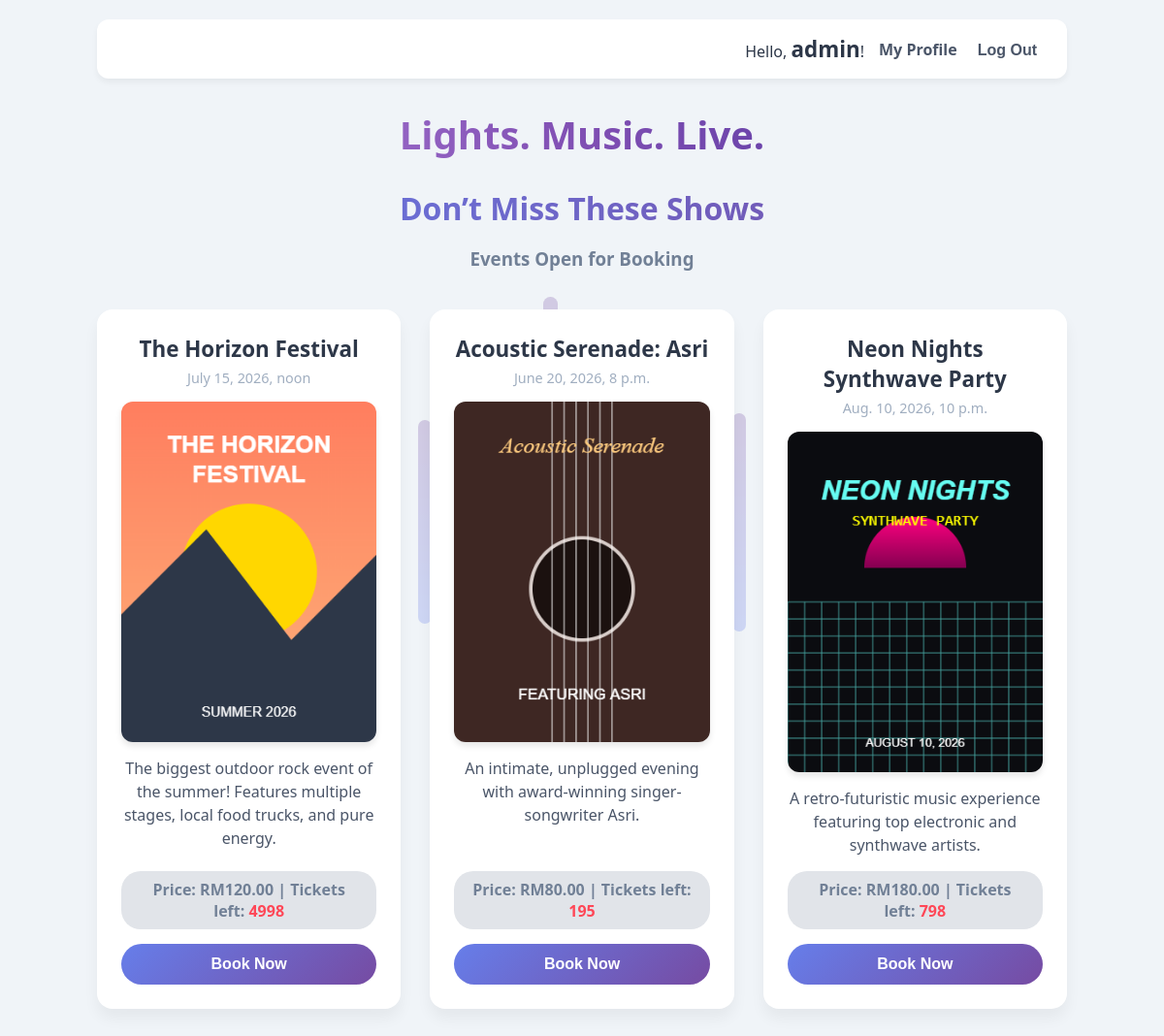
The app's page / (signed in) with its own data.
### booking/models.py (models this page shows, shortened)
class Concert(models.Model):
    title = models.CharField(max_length=200)
    description = models.TextField()
    date = models.DateTimeField()
    available_tickets = models.IntegerField()
    price = models.DecimalField(max_digits=8, decimal_places=2)
    poster = models.ImageField(upload_to='concert_posters/', blank=True, null=True)

### booking/views.py (the view)
# urls.py: path('', views.concert_list, name='concert_list'),
def concert_list(request):
    concerts = Concert.objects.all()
    return render(request, 'booking/concert_list.html', {'concerts': concerts})

### booking/templates/booking/concert_list.html (shortened to what this page needs)
<!DOCTYPE html>
<html>
<head>
</head>
<body>
    <div class="soundwave-center-bg">
        <span style="--h: 140px; --d: 0.4s;"></span>
        <span style="--h: 150px; --d: 0.4s;"></span>
    </div>
    <div class="nav-bar">
        {% if user.is_authenticated %}
            <span>Hello, <strong>{{ user.username }}</strong>!</span>
            <a href="{% url 'profile' %}">My Profile</a>
            <form method="POST" action="{% url 'logout' %}" style="margin: 0;">
                <button type="submit">Log Out</button>
            </form>
        {% else %}
            <a href="{% url 'login' %}">Log In</a>
            <a href="{% url 'register' %}">Register</a>
        {% endif %}
    </div>
    <h1>Lights. Music. Live.</h1>
    <h2>Don’t Miss These Shows</h2>
    <h3>Events Open for Booking</h3>
    <ul>
        {% for concert in concerts %}
            <li>
                <strong>{{ concert.title }}</strong>
                <div class="date">{{ concert.date }}</div>
                {% if concert.poster %}
                    <img src="{{ concert.poster.url }}" alt="{{ concert.title }} Poster" style="max-width: 100%; border-radius: 12px; box-shadow: 0 4px 6px rgba(0,0,0,0.1);">
                {% endif %}
                <em>{{ concert.description }}</em>
                <div class="stats">
                    Price: RM{{ concert.price }} | Tickets left:
                    <span class="tickets-red"> {{ concert.available_tickets }}</span>
                </div>
                <a href="{% url 'book_ticket' concert.id %}" style="width: 100%; text-decoration: none;">
                    <button class="book-btn">Book Now</button>
                </a>
            </li>
        {% empty %}
            <li>No concerts available at the moment.</li>
        {% endfor %}
    </ul>
</body>
</html>

### booking/templates/booking/concert_list.html (style rules this page uses)
body { font-family: 'Segoe UI', Tahoma, Geneva, Verdana, sans-serif; background-color: #f0f4f8; color: #2d3748; max-width: 1000px; margin: 0 auto; padding: 20px; position: relative; }
.nav-bar { background: white; padding: 15px 25px; border-radius: 12px; box-shadow: 0 4px 6px rgba(0,0,0,0.05); display: flex; justify-content: flex-end; align-items: center; gap: 15px; margin-bottom: 30px; }
.nav-bar a, .nav-bar button { text-decoration: none; color: #4a5568; font-weight: 600; background: none; border: none; cursor: pointer; font-size: 16px; }
h1 { text-align: center; font-size: 2.5em; background: linear-gradient(90deg, #B589D6 0%, #9969C7 25%, #804FB3 50%, #6641A8 75%, #4B2E9B 100%); -webkit-background-clip: text; -webkit-text-fill-color: transparent; margin-bottom: 5px; }
h2 { text-align: center; font-size: 2.0em; background: linear-gradient(90deg, #667eea 0%, #764ba2 100%); -webkit-background-clip: text; -webkit-text-fill-color: transparent; margin-bottom: 5px; }
h3 { text-align: center; color: #718096; margin-bottom: 40px; }
ul { list-style-type: none; padding: 0; display: grid; grid-template-columns: repeat(auto-fit, minmax(300px, 1fr)); gap: 30px; }
li { background: white; border-radius: 16px; padding: 25px; box-shadow: 0 10px 15px rgba(0,0,0,0.05); transition: transform 0.2s ease, box-shadow 0.2s ease; display: flex; flex-direction: column; align-items: center; text-align: center; }
strong { font-size: 1.4em; color: #2d3748; margin-bottom: 5px; }
.date { color: #a0aec0; font-size: 0.9em; margin-bottom: 15px; }
em { color: #4a5568; font-style: normal; line-height: 1.5; margin: 15px 0; flex-grow: 1; }
.stats { font-weight: bold; color: #718096; margin-bottom: 15px; padding: 8px 15px; background: #e1e4e9; border-radius: 20px; }
.tickets-red { color: #ff4757; font-weight: bold; }
.book-btn { background: linear-gradient(135deg, #667eea 0%, #764ba2 100%); color: white; border: none; padding: 12px 30px; border-radius: 25px; font-size: 16px; font-weight: bold; cursor: pointer; transition: transform 0.1s ease, box-shadow 0.1s ease; text-decoration: none; display: inline-block; width: 100%; }
.soundwave-center-bg { position: fixed; top: 50%; left: 50%; transform: translate(-50%, -50%); width: 100vw; height: 100vh; display: flex; align-items: center; justify-content: center; gap: 1.5vw; z-index: 1; opacity: 0.25; pointer-events: none; }
.soundwave-center-bg span { display: block; width: 1.2vw; max-width: 25px; background: linear-gradient(to top, #667eea, #764ba2); border-radius: 20px; height: calc(var(--h) * 1.5); transform-origin: center; animation: pulseCenter 1.5s infinite ease-in-out alternate; animation-delay: var(--d); }
.nav-bar, h1, h2, h3, ul { position: relative; z-index: 10; }

### records on screen
Concert: title "The Horizon Festival", date "July 15, 2026, noon", poster (picture), description "The biggest outdoor rock event of the summer! Features multiple stages, local food trucks, and pure energy.", price "120.00", available_tickets "4998"
Concert: title "Acoustic Serenade: Asri", date "June 20, 2026, 8 p.m.", poster (picture), description "An intimate, unplugged evening with award-winning singer-songwriter Asri.", price "80.00", available_tickets "195"
Concert: title "Neon Nights Synthwave Party", date "Aug. 10, 2026, 10 p.m.", poster (picture), description "A retro-futuristic music experience featuring top electronic and synthwave artists.", price "180.00", available_tickets "798"

### other values on screen
{{ user.username }} "admin"
